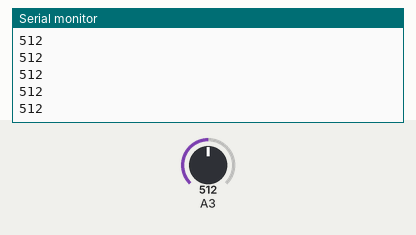
Recording of a sketch running on a simulated Arduino Uno, built with avr-gcc and run on an emulated ATmega328P. Shown: the last lines printed to the serial monitor. Inputs (shaded band) come from the test bench; at power-on: A3 = 512.

Above: at 1.7 s.
1.8 s: A3 set to 716
At 2.18 s:
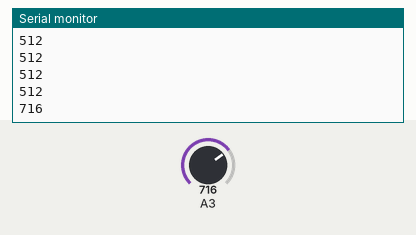
3.3 s: A3 set to 900
At 3.43 s:
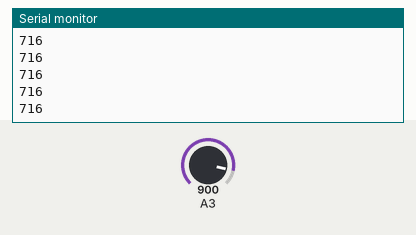
Timing chart, 0 to 6.3 s (numbered marks = the images above; inputs shaded):
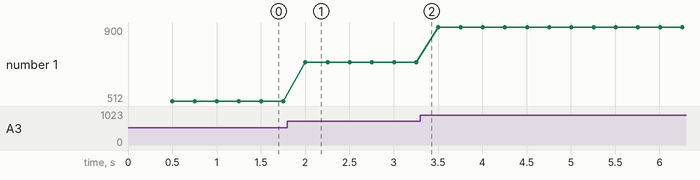

The sketch:

arduino_test.ino
```cpp
void setup() {
  delay(500);
  Serial.begin(115200);
}

void loop() {
  Serial.println(analogRead(A3));
  delay(250);
}
```

Measured:
- after the input at 1.8 s, the serial monitor: prints a new line after 0.20 s (image 1)
- plotted number 1: 512 → 716 after the input at 1.8 s, 716 → 900 after the input at 3.3 s
